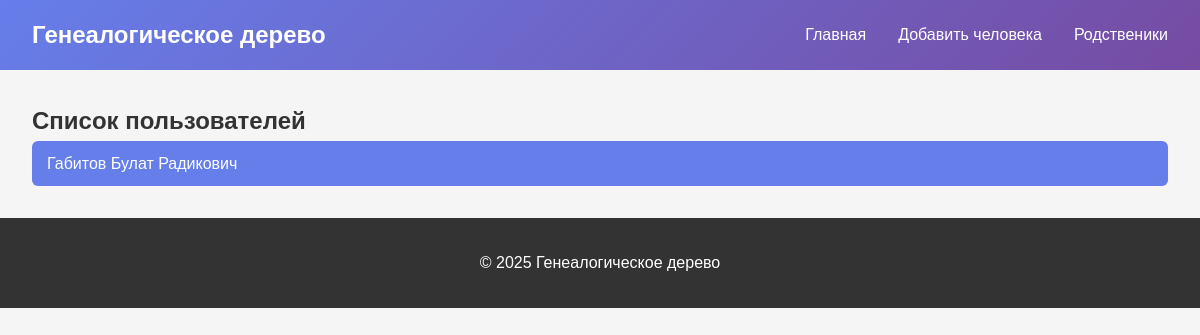
Page /list_relation on the earlier database version.
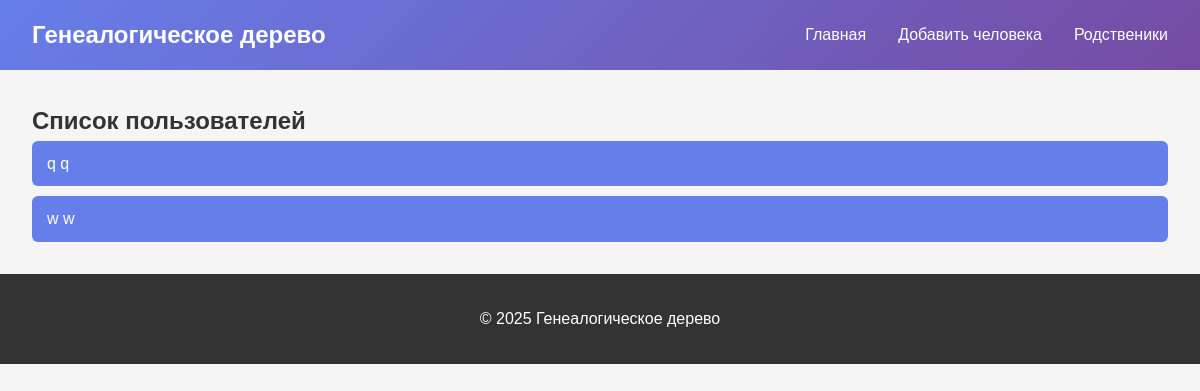
Same page on the later database version.
### tables this page shows
CREATE TABLE persons (
                    id INTEGER PRIMARY KEY AUTOINCREMENT,
                    first_name TEXT NOT NULL,
                    second_name TEXT NOT NULL,
                    third_name TEXT,
                    gender TEXT CHECK(gender IN ('m', 'f')),
                    date_birth TEXT,
                    place_birth TEXT,
                    age INTEGER,
                    date_death TEXT,
                    place_death TEXT,
                    history TEXT,
                    education TEXT,
                    work TEXT,
                    mom_id INTEGER,
                    dad_id INTEGER,
                    x INTEGER DEFAULT 0,
                    y INTEGER DEFAULT 0,
                    created_at TEXT DEFAULT CURRENT_TIMESTAMP
                );

### app.py (the view)
@app.route('/list_relation')
def list_relation():
    persons = db.get_all_persons()
    return render_template('list_relation.html', persons=persons)

### database.py (called while the page is built)
    def get_all_persons(self) -> List[PersonInfo]:
        with sqlite3.connect(self.db_path) as conn:
            conn.row_factory = sqlite3.Row
            cursor = conn.cursor()
            cursor.execute('SELECT * FROM persons ORDER BY second_name, first_name')
            rows = cursor.fetchall()
            return [dict_to_person(dict(row)) for row in rows]

### model.py (called while the page is built)
def dict_to_person(row: Dict[str, Any]) -> PersonInfo:
    person = PersonInfo()
    person.set(
        id=row['id'],
        first_name=row['first_name'],
        second_name=row['second_name'],
        third_name=row['third_name'],
        gender=row["gender"],
        date_birth=date.fromisoformat(row['date_birth']) if row['date_birth'] else None,
        place_birth=row['place_birth'],
        age=row['age'],
        date_death=date.fromisoformat(row['date_death']) if row['date_death'] else None,
        place_death=row['place_death'],
        history=row['history'],
        education=row['education'],
        work=row['work'],
        mom_id=row['mom_id'],
        dad_id=row['dad_id'],
        x=row['x'],
        y=row['y']
    )
    return person

    def set_x(self, x) -> None:
        self.x = x

### templates/list_relation.html
{% extends "base.html" %}
{% block content %}
<div class="container">
    <h2>Список пользователей</h2>
    <div class="user-list">
        {% for person in persons %}
        <a href="{{ url_for('person_page', person_id=person.id) }}" class="user-btn">
            {{ person.second_name }} {{ person.first_name }} {{ person.third_name or '' }}
        </a>
        {% else %}
        <p>Пока нет пользователей</p>
        {% endfor %}
    </div>
</div>
{% endblock %}

Differences in the rows shown:
removed persons: second_name "Габитов", first_name "Булат", third_name "Радикович"
added persons: second_name "q", first_name "q"
added persons: second_name "w", first_name "w"
